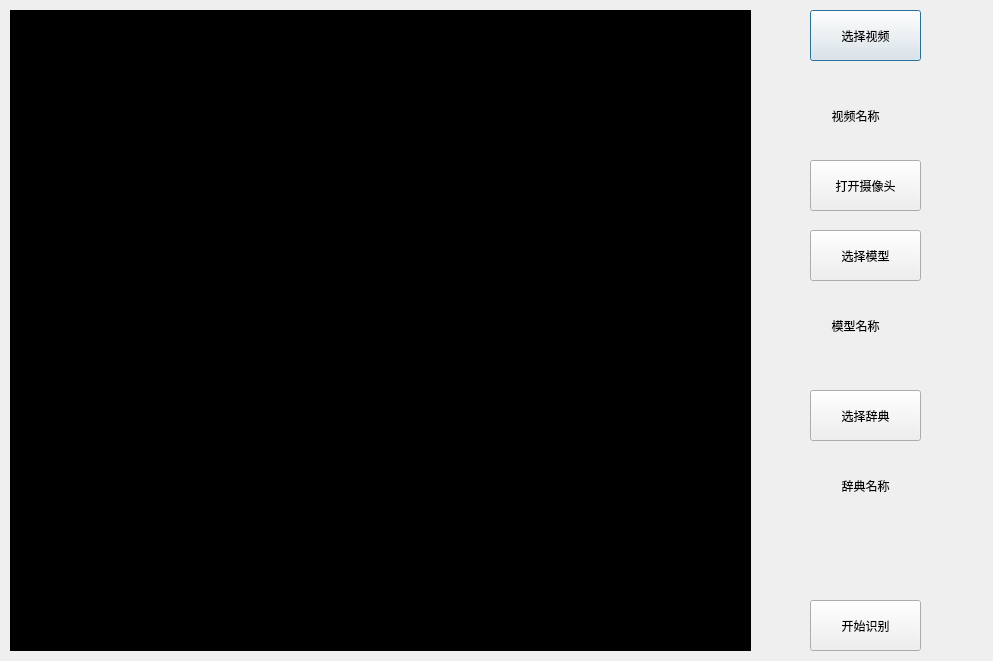
<?xml version="1.0" encoding="UTF-8"?>
<ui version="4.0">
 <class>Dialog</class>
 <widget class="QDialog" name="Dialog">
  <property name="geometry">
   <rect>
    <x>0</x>
    <y>0</y>
    <width>993</width>
    <height>661</height>
   </rect>
  </property>
  <property name="windowTitle">
   <string>Dialog</string>
  </property>
  <widget class="QPushButton" name="selectVideoButton">
   <property name="geometry">
    <rect>
     <x>810</x>
     <y>10</y>
     <width>111</width>
     <height>51</height>
    </rect>
   </property>
   <property name="text">
    <string>选择视频</string>
   </property>
  </widget>
  <widget class="QPushButton" name="startButton">
   <property name="geometry">
    <rect>
     <x>810</x>
     <y>600</y>
     <width>111</width>
     <height>51</height>
    </rect>
   </property>
   <property name="text">
    <string>开始识别</string>
   </property>
  </widget>
  <widget class="QLabel" name="label">
   <property name="geometry">
    <rect>
     <x>760</x>
     <y>100</y>
     <width>191</width>
     <height>31</height>
    </rect>
   </property>
   <property name="text">
    <string>视频名称</string>
   </property>
   <property name="alignment">
    <set>Qt::AlignCenter</set>
   </property>
   <property name="margin">
    <number>0</number>
   </property>
  </widget>
  <widget class="QPushButton" name="openCameraButton">
   <property name="geometry">
    <rect>
     <x>810</x>
     <y>160</y>
     <width>111</width>
     <height>51</height>
    </rect>
   </property>
   <property name="text">
    <string>打开摄像头</string>
   </property>
  </widget>
  <widget class="QPushButton" name="selectModelButton">
   <property name="geometry">
    <rect>
     <x>810</x>
     <y>230</y>
     <width>111</width>
     <height>51</height>
    </rect>
   </property>
   <property name="text">
    <string>选择模型</string>
   </property>
  </widget>
  <widget class="QLabel" name="ModelLabel">
   <property name="geometry">
    <rect>
     <x>760</x>
     <y>310</y>
     <width>191</width>
     <height>31</height>
    </rect>
   </property>
   <property name="text">
    <string>模型名称</string>
   </property>
   <property name="alignment">
    <set>Qt::AlignCenter</set>
   </property>
   <property name="margin">
    <number>0</number>
   </property>
  </widget>
  <widget class="QPushButton" name="selectDictButton">
   <property name="geometry">
    <rect>
     <x>810</x>
     <y>390</y>
     <width>111</width>
     <height>51</height>
    </rect>
   </property>
   <property name="text">
    <string>选择辞典</string>
   </property>
  </widget>
  <widget class="QLabel" name="dictLabel">
   <property name="geometry">
    <rect>
     <x>770</x>
     <y>470</y>
     <width>191</width>
     <height>31</height>
    </rect>
   </property>
   <property name="text">
    <string>辞典名称</string>
   </property>
   <property name="alignment">
    <set>Qt::AlignCenter</set>
   </property>
   <property name="margin">
    <number>0</number>
   </property>
  </widget>
  <widget class="QLabel" name="label_2">
   <property name="geometry">
    <rect>
     <x>10</x>
     <y>10</y>
     <width>741</width>
     <height>641</height>
    </rect>
   </property>
   <property name="styleSheet">
    <string notr="true">background-color: rgb(0, 0, 0);</string>
   </property>
   <property name="text">
    <string/>
   </property>
  </widget>
 </widget>
 <resources/>
 <connections/>
</ui>
